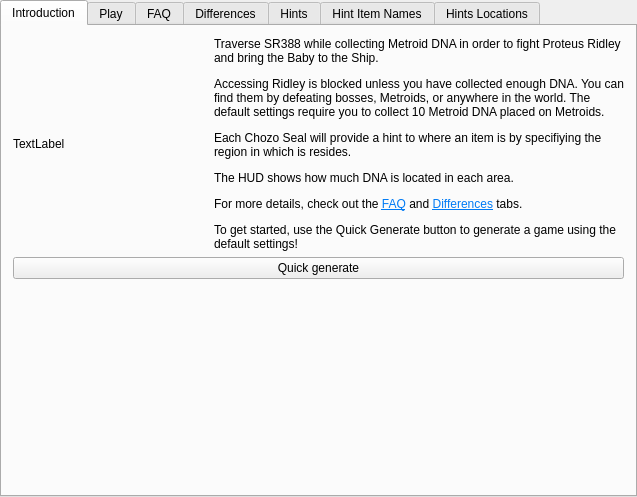
<?xml version="1.0" encoding="UTF-8"?>
<ui version="4.0">
 <class>SamusReturnsGameTabWidget</class>
 <widget class="QTabWidget" name="SamusReturnsGameTabWidget">
  <property name="geometry">
   <rect>
    <x>0</x>
    <y>0</y>
    <width>637</width>
    <height>497</height>
   </rect>
  </property>
  <property name="sizePolicy">
   <sizepolicy hsizetype="Expanding" vsizetype="Minimum">
    <horstretch>0</horstretch>
    <verstretch>0</verstretch>
   </sizepolicy>
  </property>
  <property name="currentIndex">
   <number>0</number>
  </property>
  <widget class="QWidget" name="tab_intro">
   <property name="sizePolicy">
    <sizepolicy hsizetype="Preferred" vsizetype="Minimum">
     <horstretch>0</horstretch>
     <verstretch>0</verstretch>
    </sizepolicy>
   </property>
   <attribute name="title">
    <string>Introduction</string>
   </attribute>
   <layout class="QVBoxLayout" name="intro_layout">
    <property name="sizeConstraint">
     <enum>QLayout::SetMinimumSize</enum>
    </property>
    <item>
     <layout class="QHBoxLayout" name="intro_cover_layout">
      <item>
       <widget class="QLabel" name="game_cover_label">
        <property name="text">
         <string>TextLabel</string>
        </property>
       </widget>
      </item>
      <item>
       <widget class="QLabel" name="intro_label">
        <property name="sizePolicy">
         <sizepolicy hsizetype="Preferred" vsizetype="Minimum">
          <horstretch>0</horstretch>
          <verstretch>0</verstretch>
         </sizepolicy>
        </property>
        <property name="text">
         <string>&lt;html&gt;&lt;head/&gt;&lt;body&gt;&lt;p&gt;Traverse SR388 while collecting Metroid DNA in order to fight Proteus Ridley and bring the Baby to the Ship.&lt;/p&gt;&lt;p&gt;Accessing Ridley is blocked unless you have collected enough DNA. You can find them by defeating bosses, Metroids, or anywhere in the world. The default settings require you to collect 10 Metroid DNA placed on Metroids.&lt;/p&gt;&lt;p&gt;Each Chozo Seal will provide a hint to where an item is by specifiying the region in which is resides.&lt;/p&gt;&lt;p&gt;The HUD shows how much DNA is located in each area.&lt;/p&gt;&lt;p&gt;For more details, check out the &lt;a href=&quot;tab://FAQ&quot;&gt;&lt;span style=&quot; text-decoration: underline; color:#007af4;&quot;&gt;FAQ&lt;/span&gt;&lt;/a&gt; and &lt;a href=&quot;tab://Differences&quot;&gt;&lt;span style=&quot; text-decoration: underline; color:#007af4;&quot;&gt;Differences&lt;/span&gt;&lt;/a&gt; tabs.&lt;/p&gt;&lt;p&gt;To get started, use the Quick Generate button to generate a game using the default settings!&lt;/p&gt;&lt;/body&gt;&lt;/html&gt;</string>
        </property>
        <property name="wordWrap">
         <bool>true</bool>
        </property>
       </widget>
      </item>
     </layout>
    </item>
    <item>
     <widget class="QPushButton" name="quick_generate_button">
      <property name="text">
       <string>Quick generate</string>
      </property>
     </widget>
    </item>
    <item>
     <spacer name="intro_spacer">
      <property name="orientation">
       <enum>Qt::Vertical</enum>
      </property>
      <property name="sizeHint" stdset="0">
       <size>
        <width>20</width>
        <height>40</height>
       </size>
      </property>
     </spacer>
    </item>
   </layout>
  </widget>
  <widget class="GenerateGameWidget" name="tab_generate_game">
   <attribute name="title">
    <string>Play</string>
   </attribute>
  </widget>
  <widget class="QWidget" name="faq_tab">
   <attribute name="title">
    <string>FAQ</string>
   </attribute>
   <layout class="QGridLayout" name="faq_layout">
    <property name="leftMargin">
     <number>0</number>
    </property>
    <property name="topMargin">
     <number>0</number>
    </property>
    <property name="rightMargin">
     <number>0</number>
    </property>
    <property name="bottomMargin">
     <number>0</number>
    </property>
    <item row="0" column="0">
     <widget class="QScrollArea" name="faq_scroll_area">
      <property name="widgetResizable">
       <bool>true</bool>
      </property>
      <widget class="QWidget" name="faq_scroll_area_contents">
       <property name="geometry">
        <rect>
         <x>0</x>
         <y>0</y>
         <width>631</width>
         <height>468</height>
        </rect>
       </property>
       <layout class="QGridLayout" name="gridLayout_8">
        <item row="0" column="0">
         <widget class="QLabel" name="faq_label">
          <property name="text">
           <string># updated from code</string>
          </property>
          <property name="alignment">
           <set>Qt::AlignLeading|Qt::AlignLeft|Qt::AlignTop</set>
          </property>
          <property name="wordWrap">
           <bool>true</bool>
          </property>
         </widget>
        </item>
       </layout>
      </widget>
     </widget>
    </item>
   </layout>
  </widget>
  <widget class="QScrollArea" name="differences_tab">
   <property name="widgetResizable">
    <bool>true</bool>
   </property>
   <attribute name="title">
    <string>Differences</string>
   </attribute>
   <widget class="QWidget" name="differences_contents">
    <property name="geometry">
     <rect>
      <x>0</x>
      <y>0</y>
      <width>617</width>
      <height>1016</height>
     </rect>
    </property>
    <layout class="QVBoxLayout" name="verticalLayout">
     <item>
      <widget class="QLabel" name="differences_label">
       <property name="text">
        <string>&lt;html&gt;&lt;head/&gt;&lt;body&gt;&lt;p&gt;Randovania makes some changes to the original game in order to improve the game experience or to simply fix bugs in the original game.&lt;/p&gt;&lt;p&gt;&lt;br/&gt;&lt;span style=&quot; font-weight:600;&quot;&gt;General Changes&lt;/span&gt;&lt;/p&gt;&lt;ul style=&quot;margin-top: 0px; margin-bottom: 0px; margin-left: 0px; margin-right: 0px; -qt-list-indent: 1;&quot;&gt;&lt;li style=&quot; margin-top:12px; margin-bottom:0px; margin-left:0px; margin-right:0px; -qt-block-indent:0; text-indent:0px;&quot;&gt;Chozo Seals have been repurposed to provide hints for where items or Metroid DNA is located. New seals have been added as well. See the &lt;a href=&quot;tab:/Hints&quot;&gt;&lt;span style=&quot; text-decoration: underline; color:#007af4;&quot;&gt;Hints&lt;/span&gt;&lt;/a&gt; tab for more information.&lt;/li&gt;&lt;li style=&quot; margin-top:12px; margin-bottom:0px; margin-left:0px; margin-right:0px; -qt-block-indent:0; text-indent:0px;&quot;&gt;DNA can now be placed anywhere in the world as pickups.&lt;/li&gt;&lt;li style=&quot; margin-top:12px; margin-bottom:0px; margin-left:0px; margin-right:0px; -qt-block-indent:0; text-indent:0px;&quot;&gt;The Baby Metroid can now be shuffled.&lt;/li&gt;&lt;li style=&quot; margin-top:12px; margin-bottom:0px; margin-left:0px; margin-right:0px; -qt-block-indent:0; text-indent:0px;&quot;&gt;The amiibo Reserve Tanks no longer require using amiibo to unlock, and are now shuffleable as pickups.&lt;/li&gt;&lt;li style=&quot; margin-top:12px; margin-bottom:0px; margin-left:0px; margin-right:0px; -qt-block-indent:0; text-indent:0px;&quot;&gt;Proteus Ridley is accessible from Surface - West only after the configurable amount of Metroid DNA has been collected.&lt;/li&gt;&lt;li style=&quot; margin-top:12px; margin-bottom:0px; margin-left:0px; margin-right:0px; -qt-block-indent:0; text-indent:0px;&quot;&gt;Most cutscenes have been removed.&lt;/li&gt;&lt;li style=&quot; margin-top:12px; margin-bottom:0px; margin-left:0px; margin-right:0px; -qt-block-indent:0; text-indent:0px;&quot;&gt;The fleeing Gamma Metroids no longer flee after taking a certain amount of damage. They also always spawn in the same location rather than being random.&lt;/li&gt;&lt;li style=&quot; margin-top:12px; margin-bottom:0px; margin-left:0px; margin-right:0px; -qt-block-indent:0; text-indent:0px;&quot;&gt;Warp to Start has been added. Cancel the save prompt at a Save Station or the Ship to warp back to your startling location.&lt;/li&gt;&lt;/ul&gt;&lt;p&gt;&lt;span style=&quot; font-weight:600;&quot;&gt;Enemy Changes&lt;/span&gt;&lt;/p&gt;&lt;ul style=&quot;margin-top: 0px; margin-bottom: 0px; margin-left: 0px; margin-right: 0px; -qt-list-indent: 1;&quot;&gt;&lt;li style=&quot; margin-top:12px; margin-bottom:0px; margin-left:0px; margin-right:0px; -qt-block-indent:0; text-indent:0px;&quot;&gt;Metroids now can drop any item instead of just DNA.&lt;/li&gt;&lt;/ul&gt;&lt;ul style=&quot;margin-top: 0px; margin-bottom: 0px; margin-left: 0px; margin-right: 0px; -qt-list-indent: 1;&quot;&gt;&lt;li style=&quot; margin-top:12px; margin-bottom:0px; margin-left:0px; margin-right:0px; -qt-block-indent:0; text-indent:0px;&quot;&gt;Power Bomb drop chances from enemies has been slightly increased.&lt;/li&gt;&lt;li style=&quot; margin-top:12px; margin-bottom:0px; margin-left:0px; margin-right:0px; -qt-block-indent:0; text-indent:0px;&quot;&gt;Beams have been rebalanced against Ridley.&lt;/li&gt;&lt;/ul&gt;&lt;p&gt;&lt;span style=&quot; font-weight:600;&quot;&gt;Room Changes&lt;/span&gt;&lt;/p&gt;&lt;ul style=&quot;margin-top: 0px; margin-bottom: 0px; margin-left: 0px; margin-right: 0px; -qt-list-indent: 1;&quot;&gt;&lt;li style=&quot; margin-top:12px; margin-bottom:0px; margin-left:0px; margin-right:0px; -qt-block-indent:0; text-indent:0px;&quot;&gt;The hazardous liquid that prevents leaving areas early has been removed.&lt;/li&gt;&lt;/ul&gt;&lt;ul style=&quot;margin-top: 0px; margin-bottom: 0px; margin-left: 0px; margin-right: 0px; -qt-list-indent: 1;&quot;&gt;&lt;li style=&quot; margin-top:12px; margin-bottom:0px; margin-left:0px; margin-right:0px; -qt-block-indent:0; text-indent:0px;&quot;&gt;All designated heat rooms are now properly heated.&lt;/li&gt;&lt;/ul&gt;&lt;ul style=&quot;margin-top: 0px; margin-bottom: 0px; margin-left: 0px; margin-right: 0px; -qt-list-indent: 1;&quot;&gt;&lt;li style=&quot; margin-top:12px; margin-bottom:0px; margin-left:0px; margin-right:0px; -qt-block-indent:0; text-indent:0px;&quot;&gt;The Diggernaut Chase sequence has been removed and the corresponding rooms have been set to their post-chase state.&lt;/li&gt;&lt;li style=&quot; margin-top:12px; margin-bottom:0px; margin-left:0px; margin-right:0px; -qt-block-indent:0; text-indent:0px;&quot;&gt;The wall blocking the Landing Site from Surface - East after defeating the Queen has been removed.&lt;/li&gt;&lt;li style=&quot; margin-top:12px; margin-bottom:0px; margin-left:0px; margin-right:0px; -qt-block-indent:0; text-indent:0px;&quot;&gt;In the vanilla game, the Surface area where Proteus Ridley resides is a separate map from the starting Surface. These are normally not connected. This has been changed to warp the player to the other Surface map by passing the Baby blocks in the Landing Site. Once enough DNA is collected to access Ridley, you can no longer warp from Surface West to Surface East.&lt;/li&gt;&lt;/ul&gt;&lt;p&gt;&lt;span style=&quot; font-weight:600;&quot;&gt;Door Changes&lt;/span&gt;&lt;/p&gt;&lt;ul style=&quot;margin-top: 0px; margin-bottom: 0px; margin-left: 0px; margin-right: 0px; -qt-list-indent: 1;&quot;&gt;&lt;li style=&quot; margin-top:12px; margin-bottom:0px; margin-left:0px; margin-right:0px; -qt-block-indent:0; text-indent:0px;&quot;&gt;Most Charge Beam doors at the entrance and exit of every area have been changed to Power Beam doors, excluding Area 4 - Crystal Mines and Area 6.&lt;/li&gt;&lt;li style=&quot; margin-top:12px; margin-bottom:0px; margin-left:0px; margin-right:0px; -qt-block-indent:0; text-indent:0px;&quot;&gt;Most beam doors are now double-sided. This simplifies traversing through areas in reverse.&lt;/li&gt;&lt;li style=&quot; margin-top:12px; margin-bottom:0px; margin-left:0px; margin-right:0px; -qt-block-indent:0; text-indent:0px;&quot;&gt;Some one-way doors are now two-way. These include: &lt;br/&gt;&lt;br/&gt;&lt;span style=&quot; font-weight:600;&quot;&gt;Area1&lt;/span&gt;&lt;br/&gt;&lt;/li&gt;&lt;/ul&gt;&lt;ul type=&quot;circle&quot; style=&quot;margin-top: 0px; margin-bottom: 0px; margin-left: 0px; margin-right: 0px; -qt-list-indent: 2;&quot;&gt;&lt;li style=&quot; margin-top:0px; margin-bottom:0px; margin-left:0px; margin-right:0px; -qt-block-indent:0; text-indent:0px;&quot;&gt;The Missile door entering Bomb room no longer locks, removing the requirement for Bombs and preventing a potential softlock.&lt;/li&gt;&lt;li style=&quot; margin-top:0px; margin-bottom:0px; margin-left:0px; margin-right:0px; -qt-block-indent:0; text-indent:0px;&quot;&gt;Shaft East can now be entered from the exterior without needing to open the door from the inside first.&lt;/li&gt;&lt;li style=&quot; margin-top:0px; margin-bottom:0px; margin-left:0px; margin-right:0px; -qt-block-indent:0; text-indent:0px;&quot;&gt;The exterior Alpha can now be exited without Bombs, preventing a potential softlock.&lt;/li&gt;&lt;p&gt;&lt;span style=&quot; font-weight:600;&quot;&gt;Area 3&lt;/span&gt;&lt;/p&gt;&lt;li style=&quot; margin-top:0px; margin-bottom:0px; margin-left:0px; margin-right:0px; -qt-block-indent:0; text-indent:0px;&quot;&gt;The two one-way doors in the Chozo Seal room no longer close behind you.&lt;/li&gt;&lt;p&gt;&lt;span style=&quot; font-weight:600;&quot;&gt;Area 4&lt;/span&gt;&lt;/p&gt;&lt;li style=&quot; margin-top:0px; margin-bottom:0px; margin-left:0px; margin-right:0px; -qt-block-indent:0; text-indent:0px;&quot;&gt;The Chozo Seal Spazer door no longer closes behind you if you go for the item.&lt;/li&gt;&lt;li style=&quot; margin-top:0px; margin-bottom:0px; margin-left:0px; margin-right:0px; -qt-block-indent:0; text-indent:0px;&quot;&gt;The Super Door connecting to Supers room is now two-way.&lt;/li&gt;&lt;p&gt;&lt;span style=&quot; font-weight:600;&quot;&gt;Area 5&lt;/span&gt;&lt;/p&gt;&lt;li style=&quot; margin-top:0px; margin-bottom:0px; margin-left:0px; margin-right:0px; -qt-block-indent:0; text-indent:0px;&quot;&gt;You can now enter and exit from both doors in the Plasma Beam room.&lt;/li&gt;&lt;li style=&quot; margin-top:0px; margin-bottom:0px; margin-left:0px; margin-right:0px; -qt-block-indent:0; text-indent:0px;&quot;&gt;Gravity Suit room can now be exited through the door as well as the Morph Ball tunnel.&lt;/li&gt;&lt;/ul&gt;&lt;/body&gt;&lt;/html&gt;</string>
       </property>
       <property name="alignment">
        <set>Qt::AlignLeading|Qt::AlignLeft|Qt::AlignTop</set>
       </property>
       <property name="wordWrap">
        <bool>true</bool>
       </property>
      </widget>
     </item>
    </layout>
   </widget>
  </widget>
  <widget class="QWidget" name="hints_tab">
   <attribute name="title">
    <string>Hints</string>
   </attribute>
   <layout class="QVBoxLayout" name="hints_tab_layout">
    <property name="spacing">
     <number>0</number>
    </property>
    <property name="leftMargin">
     <number>0</number>
    </property>
    <property name="topMargin">
     <number>0</number>
    </property>
    <property name="rightMargin">
     <number>0</number>
    </property>
    <property name="bottomMargin">
     <number>0</number>
    </property>
    <item>
     <widget class="QScrollArea" name="hints_scroll_area">
      <property name="widgetResizable">
       <bool>true</bool>
      </property>
      <widget class="QWidget" name="hints_scroll_area_contents">
       <property name="geometry">
        <rect>
         <x>0</x>
         <y>0</y>
         <width>631</width>
         <height>468</height>
        </rect>
       </property>
       <layout class="QVBoxLayout" name="hints_scroll_layout">
        <item>
         <widget class="QLabel" name="hints_label">
          <property name="text">
           <string>&lt;html&gt;&lt;head/&gt;&lt;body&gt;&lt;p&gt;In Metroid: Samus Returns, you can find hints from the following sources:&lt;/p&gt;&lt;p align=&quot;justify&quot;&gt;&lt;span style=&quot; font-weight:600;&quot;&gt;Chozo Seal&lt;/span&gt;: Each seal provides one hint to where an item is located.&lt;/p&gt;&lt;/body&gt;&lt;/html&gt;</string>
          </property>
          <property name="alignment">
           <set>Qt::AlignLeading|Qt::AlignLeft|Qt::AlignTop</set>
          </property>
          <property name="wordWrap">
           <bool>true</bool>
          </property>
         </widget>
        </item>
       </layout>
      </widget>
     </widget>
    </item>
   </layout>
  </widget>
  <widget class="QWidget" name="hint_item_names_tab">
   <attribute name="title">
    <string>Hint Item Names</string>
   </attribute>
   <layout class="QVBoxLayout" name="hint_item_names_layout">
    <property name="spacing">
     <number>0</number>
    </property>
    <property name="leftMargin">
     <number>0</number>
    </property>
    <property name="topMargin">
     <number>0</number>
    </property>
    <property name="rightMargin">
     <number>0</number>
    </property>
    <property name="bottomMargin">
     <number>0</number>
    </property>
    <item>
     <widget class="QScrollArea" name="hint_item_names_scroll_area">
      <property name="widgetResizable">
       <bool>true</bool>
      </property>
      <property name="alignment">
       <set>Qt::AlignLeading|Qt::AlignLeft|Qt::AlignTop</set>
      </property>
      <widget class="QWidget" name="hint_item_names_scroll_contents">
       <property name="geometry">
        <rect>
         <x>0</x>
         <y>0</y>
         <width>631</width>
         <height>468</height>
        </rect>
       </property>
       <layout class="QVBoxLayout" name="hint_item_names_scroll_layout">
        <item>
         <widget class="QLabel" name="hint_item_names_label">
          <property name="text">
           <string>&lt;html&gt;&lt;head/&gt;&lt;body&gt;&lt;p&gt;When items are referenced in a hint, multiple names can be used depending on how precise the hint is. These additional names are not used by hints in Metroid: Samus Returns, but can be used if hinted by another game such as Metroid Prime 2: Echoes.&lt;/p&gt;&lt;p&gt;The names each item can use are the following: &lt;/p&gt;&lt;/body&gt;&lt;/html&gt;</string>
          </property>
          <property name="alignment">
           <set>Qt::AlignLeading|Qt::AlignLeft|Qt::AlignTop</set>
          </property>
          <property name="wordWrap">
           <bool>true</bool>
          </property>
         </widget>
        </item>
        <item>
         <widget class="QTableWidget" name="hint_item_names_tree_widget">
          <property name="editTriggers">
           <set>QAbstractItemView::NoEditTriggers</set>
          </property>
          <property name="sortingEnabled">
           <bool>true</bool>
          </property>
          <column>
           <property name="text">
            <string>Item</string>
           </property>
          </column>
          <column>
           <property name="text">
            <string>Precise Category</string>
           </property>
          </column>
          <column>
           <property name="text">
            <string>General Category</string>
           </property>
          </column>
          <column>
           <property name="text">
            <string>Broad Category</string>
           </property>
          </column>
         </widget>
        </item>
       </layout>
      </widget>
     </widget>
    </item>
   </layout>
  </widget>
  <widget class="QWidget" name="hint_locations_tab">
   <attribute name="title">
    <string>Hints Locations</string>
   </attribute>
   <layout class="QVBoxLayout" name="hint_tab_layout">
    <property name="leftMargin">
     <number>0</number>
    </property>
    <property name="topMargin">
     <number>0</number>
    </property>
    <property name="rightMargin">
     <number>0</number>
    </property>
    <property name="bottomMargin">
     <number>0</number>
    </property>
    <item>
     <widget class="QScrollArea" name="hint_locations_scroll_area">
      <property name="widgetResizable">
       <bool>true</bool>
      </property>
      <property name="alignment">
       <set>Qt::AlignLeading|Qt::AlignLeft|Qt::AlignTop</set>
      </property>
      <widget class="QWidget" name="hint_locations_scroll_contents">
       <property name="geometry">
        <rect>
         <x>0</x>
         <y>0</y>
         <width>631</width>
         <height>468</height>
        </rect>
       </property>
       <layout class="QVBoxLayout" name="hint_scroll_layout">
        <item>
         <widget class="QLabel" name="hint_locations_label">
          <property name="text">
           <string>&lt;html&gt;&lt;head/&gt;&lt;body&gt;&lt;p&gt;Hints
                                                are placed in the game by replacing Logbook scans. The
                                                following are the scans that may have a hint added to
                                                them:&lt;/p&gt;&lt;/body&gt;&lt;/html&gt;
                                            </string>
          </property>
          <property name="alignment">
           <set>Qt::AlignLeading|Qt::AlignLeft|Qt::AlignTop</set>
          </property>
          <property name="wordWrap">
           <bool>true</bool>
          </property>
         </widget>
        </item>
        <item>
         <widget class="QTreeWidget" name="hint_locations_tree_widget">
          <column>
           <property name="text">
            <string>Location</string>
           </property>
          </column>
         </widget>
        </item>
       </layout>
      </widget>
     </widget>
    </item>
   </layout>
  </widget>
 </widget>
 <layoutdefault spacing="6" margin="11"/>
 <customwidgets>
  <customwidget>
   <class>GenerateGameWidget</class>
   <extends>QWidget</extends>
   <header location="global">randovania/gui/widgets/generate_game_widget.h</header>
   <container>1</container>
  </customwidget>
 </customwidgets>
 <resources/>
 <connections/>
</ui>
